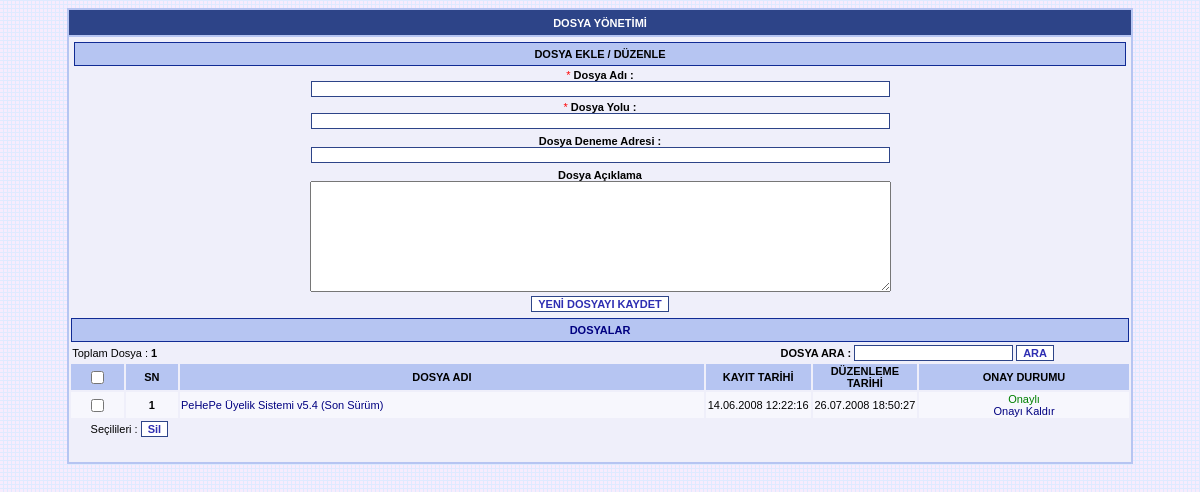
The app's page /yonetim/dosya_yonet.php (signed in) with its own data.
### tables this page shows
CREATE TABLE `u_dosyalar` (
  `dosyano` int(5) NOT NULL auto_increment,
  `dosyaadi` varchar(100) NOT NULL,
  `dosyayolu` varchar(100) NOT NULL,
  `dosyadeneme` varchar(100) NOT NULL,
  `dosyaaciklama` text NOT NULL,
  `dosyakayittarih` datetime NOT NULL default '0000-00-00 00:00:00',
  `dosyaduzentarih` datetime NOT NULL default '0000-00-00 00:00:00',
  `dosyaindirsayi` int(10) NOT NULL default '0',
  `dosyaonay` enum('E','H') NOT NULL default 'E',
  PRIMARY KEY  (`dosyano`)
);

### www/yonetim/yonetimdil/tr.php (called while the page is built, shortened)
<?php
$dil                                              = array();
$dil['IsaretliAlanlariBosBirakmayiniz']           = '* İşaretli Alanları Boş Bırakmayınız';
$dil['BosAlanBirakmayiniz']                       = 'Lütfen Boş Alan Bırakmayınız';
$dil['IslemIcinYetkinizYok']                      = 'Bu İşlem İçin Yetkiniz Yok';
$dil['Ara']                                       = 'Ara';
$dil['Sil']                                       = 'Sil';
$dil['Iptal']                                     = 'İptal';
$dil['KayitBulunamadi']                           = 'Kayıt Bulunamadı';
$dil['IslemBasarisiz']                            = 'İşlem Başarısız';
$dil['IslemGecersiz']                             = 'İşlem Geçersiz';
$dil['IslemTamamlandi']                           = 'İşlem Tamamlandı';
$dil['Onceki']                                    = 'Önceki';
$dil['Sonraki']                                   = 'Sonraki';
$dil['Gozat']                                     = 'Gözat';
$dil['GeriDon']                                   = 'Geri Dön';
$dil['ARA']                                       = 'ARA';
$dil['KAYDET']                                    = 'KAYDET';
$dil['KayitIslemiTamamlandi']                     = 'Kayıt İşlemi Tamamlandı';
$dil['DUZENLE']                                   = 'DÜZENLE';
$dil['GUNCELLE']                                  = 'GÜNCELLE';
$dil['DuzenlemeIslemiTamamlandi']                 = 'Düzenleme İşlemi Yapıldı';
$dil['GuncellemeIslemiTamamlandi']                = 'Güncelleme İşlemi Tamamlandı';
$dil['Secilen']                                   = 'Seçilen';
$dil['SecimYapmadiniz']                           = 'Seçim Yapmadınız';
$dil['YonetimPaneli']                             = 'Yönetim Paneli';
$dil['GRUBU']                                     = 'GRUBU';
$dil['Hepsi']                                     = 'Hepsi';
$dil['Aktif']                                     = 'Aktif';
$dil['Pasif']                                     = 'Pasif';
$dil['OnayDurumu']                                = 'Onay Durumu';
$dil['Onayli']                                    = 'Onaylı';
$dil['Onaysiz']                                   = 'Onaysız';
$dil['OnayiKaldir']                               = 'Onayı Kaldır';
$dil['Onayla']                                    = 'Onayla';
$dil['Toplam']                                    = 'Toplam';
$dil['SilmekIstiyormusunuz']                      = 'Silmek İstiyor musunuz?';
$dil['SilmeIslemiTamamlandi']                     = 'Silme İşlemi Tamamlandı';
$dil['OnaylamakIstiyormusunuz']                   = 'Onaylamak İstiyor musunuz?';
$dil['OnaylamaIslemiBasarisiz']                   = 'Onaylama İşlemi Başarısız';
$dil['OnaylamaIslemiTamamlandi']                  = 'Onaylama İşlemi Tamamlandı';
$dil['OnayiKaldirmakIstiyormusunuz']              = 'Onayı Kaldırmak İstiyor musunuz?';
$dil['OnayKaldirildi']                            = 'Onay Kaldırma İşlemi Yapıldı';
$dil['GecersizKarakterGirdiniz']                  = 'Geçersiz Karakter Girdiniz';
$dil['KarakterSayisiGecersiz']                    = 'Bu Alan İçin Karakter Sayısı Fazla ya da Eksik';
$dil['UYE_ISLEMLERI']                             = 'ÜYE İŞLEMLERİ';
$dil['UyeListesi']                                = 'Üye Listesi';
$dil['AYARLAR']                                   = 'AYARLAR';
$dil['SiteAyarlari']                              = 'Site Ayarları';
$dil['IP_ENGELLEME']                              = 'IP ENGELLEME';
$dil['IpEngelle']                                 = 'Ip Engelle';
$dil['YaziYorumYonet']                            = 'Yazı Yorum Yönet';
$dil['YaziYonet']                                 = 'Yazı Yönet';
$dil['HizliMesajYonet']                           = 'Hızlı Mesaj Yönet';
$dil['KategoriYonet']                             = 'Kategori Yönet';
$dil['ANKET_EKLE_DUZENLE']                        = 'ANKET EKLE/DÜZENLE';
$dil['AnketEkleDuzenle']                          = 'Anket Ekle Düzenle';
$dil['DOSYA_EKLE_DUZENLE']                        = 'DOSYA EKLE DÜZENLE';
$dil['DosyaEkleDuzenle']                          = 'Dosya Ekle Düzenle';
$dil['YonetimAnasayfa']                           = 'Yönetim Anasayfa';
$dil['SiteAnasayfa']                              = 'Site Anasayfa';
?>

### www/icerik/vt.inc.php (called while the page is built, shortened)
<?php
class Baglanti
{
  private $sunucu   = 'localhost';
  private $kuladi   = 'root';
  private $sifre    = '1234';
  private $vtadi    = 'uyelik5';
	private $vt;
	private $result;
	private $result2;
  function __construct()
  {
    try
    {
		  $this->vt = @ mysqli_connect($this->sunucu,$this->kuladi,$this->sifre,$this->vtadi);
			$this->db = @ mysqli_select_db($this->vt,$this->vtadi);
    }
    catch (Exception $e)
    {
      die($e->getMessage());
			exit;
    }
  }
  public function query($query,$goster=1)
  {
    try
    {
      $this->result = @ mysqli_query($this->vt,$query);
      if ( !$this->result )
      {
        throw new Exception ('Sorgu Hatasi : ('.mysqli_error($this->vt).')');
        exit;
      } else {
        return true;
      }
    }
    catch (Exception $e)
    {
      die($e->getMessage());
      exit;
    }
  }
  public function query2($sql2)
  {
  try
  {
    $this->result2 = @mysqli_query($this->vt,$sql2);
    if ( !$this->result2 )
    {
      throw new Exception ('Sorgu Hatasi : ('.mysqli_error($this->vt).')');
      exit;
    } else {
      return true;
    }
  }
  catch (Exception $e)
  {
      die($e->getMessage());
      exit;
    }
  }
	public function fetchObject()
	{
	  return ( @mysqli_fetch_object($this->result) );
	}
	private $kayit_sayi = 0;
	public function kayitSay($sql)
	{
	  $this->query2($sql);
		list($this->kayit_sayi) = @ mysqli_fetch_row($this->result2);
		return $this->kayit_sayi;
	}
}
$vt = new Baglanti();
?>

### www/icerik/fonk.inc.php (called while the page is built, shortened)
<?php
class Fonksiyon
{
  public function duzgun_tarih_saat($tarihsaat,$deger=false)
  {
    if ($deger)
    {
      @list($yil,$ay,$gun,$saat,$dakika,$saniye) = split('[-\ \:]',$tarihsaat);
      return "$gun.$ay.$yil $saat:$dakika:$saniye";
    } else {
      @list($yil,$ay,$gun) = explode('-',$tarihsaat);
      return "$gun.$ay.$yil";
    }
  }
}
?>

### www/yonetim/dosya_yonet.php (the view, shortened to what this page needs)
<?php
require_once ("../icerik/vt.inc.php");
require_once ("../icerik/fonk.inc.php");
$fonk = new Fonksiyon();
?>
<!DOCTYPE html PUBLIC "-//W3C//DTD XHTML 1.0 Transitional//EN" "http://www.w3.org/TR/xhtml1/DTD/xhtml1-transitional.dtd">
<html xmlns="http://www.w3.org/1999/xhtml">
<head>
<link rel="stylesheet" href="ystil.css" />
</head>
<body background="yonetimresim/bg.gif">
<?php
@ $dosya_no  = abs(intval($_GET['dosyano']));
  @ $dosyaara = trim(htmlspecialchars($_REQUEST['dosyaara']));
  if (empty($dosyaara))
  {
    $dosya_kosul = '';
  } else {
	  $dosya_kosul = "WHERE dosyaadi LIKE '%$dosyaara%' OR dosyaaciklama LIKE '%$dosyaara%'";
  }
  $toplamdosya = $vt->kayitSay("SELECT COUNT(dosyano) FROM ".TABLO_ONEKI."dosyalar ".$dosya_kosul."");
	$limit = 30;
  @ $s = abs(intval($_GET['s']));
  if(empty($s) || ($s > ceil($toplamdosya/$limit)))
  {
    $baslangic = 0;
  } else {
    $baslangic = ($s - 1) * $limit;
  }
	if (empty($dosya_no))
	{
		$dosyaadi = '';
		$dosyayolu = '';
		$dosyadeneme = '';
		$dosyaaciklama = '';
	  $dosya_buton = 'YENİ DOSYAYI KAYDET';
	}
	$vt->query("SELECT dosyano,dosyaadi,dosyayolu,dosyadeneme,dosyaaciklama,dosyakayittarih,dosyaduzentarih,dosyaindirsayi,dosyaonay FROM ".TABLO_ONEKI."dosyalar ".$dosya_kosul." ORDER BY dosyakayittarih DESC LIMIT $baslangic,$limit");
?>
<table border="1" align="center" cellpadding="0" cellspacing="0" width="90%" bgcolor="#efeffa" bordercolor="#b6c5f2">
  <tr>
    <td width="100%" align="center" bgcolor="#2d4488" height="25"><font color="#ffffff"><b><?php echo $dil['DOSYA_YONETIMI']; ?></b></font></td>
  </tr>
  <tr bgcolor="#efeffa">
    <td align="center" width="100%" bgcolor="#efeffa">
      <table border="0" cellpadding="1" cellspacing="2" width="100%" id="autonumber7" bgcolor="#efeffa">
				<tr>
          <td width="100%" colspan="6" align="center">
					<form action="dosya_yonet.php?islem=3" method="post" name="dosyaduzen" id="dosyaduzen">
					  <table width="100%" align="center">
						  <tr bgcolor="#b6c5f2">
		            <td colspan="2" align="center" height="20" class="border_4"><b><?php echo $dil['DOSYA_EKLE_DUZENLE']; ?></b></td>
		          </tr>
							<tr>
							  <td align="center"><font color="#ff0000">*</font>&nbsp;<b><?php echo $dil['DosyaAdi']; ?> : </b><br /><input type="text" name="dosyaadi" id="dosyaadi" size="80" class="input" maxlength="100" value="<?php echo $dosyaadi; ?>" /></td>
							</tr>
							<tr>
							  <td align="center"><font color="#ff0000">*</font>&nbsp;<b><?php echo $dil['DosyaYolu']; ?> : </b><br /><input type="text" name="dosyayolu" id="dosyayolu" size="80" class="input" maxlength="100" value="<?php echo $dosyayolu; ?>" /></td>
							<tr>
							<tr>
							  <td align="center"><b><?php echo $dil['DosyaDenemeAdresi']; ?> : </b><br /><input type="text" name="dosyadeneme" id="dosyadeneme" size="80" class="input" maxlength="100" value="<?php echo $dosyadeneme; ?>" /></td>
							<tr>
							<tr>
							  <td width="100%" align="center" colspan="2"><b><?php echo $dil['DosyaAciklama']; ?></b> <br /><textarea name="dosyaaciklama" id="dosyaaciklama" cols="70" rows="7"><?php echo $dosyaaciklama; ?></textarea></td>
							</tr>
							<tr>
							  <td width="100%" colspan="2" align="center">
								<input type="submit" id="dosyaduzen" name="dosyaduzen" value="<?php echo $dosya_buton; ?>" class="input" /></td>
							</tr>
						</table>
					  </form>
					</td>
        </tr>
        <tr bgcolor="#b6c5f2">
		      <td colspan="6" align="center" height="20" class="border_4"><a href="dosya_yonet.php"><b><?php echo $dil['DOSYALAR']; ?></b></a></td>
		    </tr>
				<form method="post" action="dosya_yonet.php">
        <tr>
          <td colspan="3" align="left"><?php echo $dil['ToplamDosya']; ?> : <b><?php echo $toplamdosya; ?></b></td>
          <td width="100%" align="center" colspan="4"><b><?php echo $dil['DOSYA_ARA']; ?> : </b> <input type="text" name="dosyaara" id="dosyaara" size="20" class="input" /> <input type="submit" value="<?php echo $dil['ARA']; ?>" class="input" /></td>
        </tr>
        </form>
				<form action="dosya_yonet.php?islem=2" method="post" name="dosyayonetim" id="dosyayonetim">
        <tr bgcolor="#b6c5f2">
        <td width="5%" align="center"><input type="checkbox" onclick="sec('dosya','dosyayonetim')" class="input" /></td>
        <td width="5%" align="center"><b>SN</b></td>
        <td width="50%" align="center"><b><?php echo $dil['DOSYA_ADI']; ?></b></td>
        <td width="10%" align="center"><b><?php echo $dil['KAYIT_TARIHI']; ?></b></td>
        <td width="10%" align="center"><b><?php echo $dil['DUZENLEME_TARIHI']; ?></b></td>
				<td width="20%" align="center"><b><?php echo $dil['ONAY_DURUMU']; ?></b></td>
      </tr>
			<?php
      $sira = 0;
      if (empty($toplamdosya))
      {
        echo '<tr bgcolor="#f7f7fd">
          <td width="100%" align="center" colspan="9"><font color="#ff0000">'.$dil['KayitBulunamadi'].'</font></td>
        </tr>';
      } else {
        while ($dosya_veri = $vt->fetchObject())
        {
          $sira++;
          $sirano          = $sira+$baslangic;
					$dosyano         = $dosya_veri->dosyano;
          $dosyaadi        = $dosya_veri->dosyaadi;
					$dosyakayittarih = $dosya_veri->dosyakayittarih;
					$dosyaduzentarih = $dosya_veri->dosyaduzentarih;
					$onay            = $dosya_veri->dosyaonay;
					if ($onay == 'E')
					{
					  $onay_dosya = '<font color="#008000">'.$dil['Onayli'].'</font><br /><a href="dosya_yonet.php?islem=4&dosyano='.$dosyano.'&onay=H">'.$dil['OnayiKaldir'].'</a>';
					} else {
					  $onay_dosya = '<font color="#ff0000">'.$dil['Onaysiz'].'</font><br /><a href="dosya_yonet.php?islem=4&dosyano='.$dosyano.'&onay=E">'.$dil['Onayla'].'</a>';
					}
          ?>
          <tr bgcolor="#f7f7fd">
            <td width="5%" align="center"><input type="checkbox" id="dosya" name="dosya[]" value="<?php echo $dosyano; ?>" class="input" /></td>
					  <td width="5%" align="center"><b><?php echo $sirano; ?></b></td>
					  <td width="50%" align="left"><a href="dosya_yonet.php?dosyano=<?php echo $dosyano; ?>"><?php echo $dosyaadi; ?></a></td>
					  <td width="10%" align="center"><?php echo $fonk->duzgun_tarih_saat($dosyakayittarih,true); ?></td>
					  <td width="10%" align="center"><?php echo $fonk->duzgun_tarih_saat($dosyaduzentarih,true); ?></td>
						<td width="20%" align="center"><?php echo $onay_dosya; ?></td>
				   </tr>
				<?php
        }
	  }
			?>
      <tr>
        <td colspan="6" width="100%" align="left">&nbsp;&nbsp;&nbsp;&nbsp;&nbsp;&nbsp;<?php echo $dil['Secilileri']; ?> : </font>
          <input type="submit" value="<?php echo $dil['Sil']; ?>" name="islemsil" onclick="return islem('<?php echo $dil['SilmekIstiyormusunuz']; ?>')" class="input" />&nbsp;</td>
      </tr>
			</form>
      <tr>
        <td colspan="6" width="100%" align="center">
				  <table width="90%" align="center">
          <tr>
            <td width="50%" align="left">&nbsp;&nbsp;
						  <?php
              echo '
            </td>
            <td width="50%" align="right">';
            ?>
           </td>
          </tr>
        </table>
				</td>
      </tr>
	  </table>
  </td>
</tr>
</table>
</body>
</html>

### www/yonetim/ystil.css (style rules this page uses)
body,td,div { font-family : tahoma, verdana, arial, sans-serif;; color : #000000; font-size : 11px; }
a:link { color: #000080; text-decoration: none }
.input { background-color: #ffffff; color: #2E2EB2; border: 1px solid #2d4488; font-size: 11px; font-weight: bold; font-family: verdana,tahoma,arial }
.border_4 { border: 1px solid #112b94; }

### records on screen
u_dosyalar: sirano "1", dosyaadi "PeHePe Üyelik Sistemi v5.4 (Son Sürüm)", dosyakayittarih "14.06.2008 12:22:16", dosyaduzentarih "26.07.2008 18:50:27"

### other values on screen
$dil['DOSYA_YONETIMI'] "DOSYA YÖNETİMİ"
$dil['DOSYA_EKLE_DUZENLE'] "DOSYA EKLE / DÜZENLE"
$dil['DosyaAdi'] "Dosya Adı"
$dil['DosyaYolu'] "Dosya Yolu"
$dil['DosyaDenemeAdresi'] "Dosya Deneme Adresi"
$dil['DosyaAciklama'] "Dosya Açıklama"
$dil['DOSYALAR'] "DOSYALAR"
$dil['ToplamDosya'] "Toplam Dosya"
$toplamdosya "1"
$dil['DOSYA_ARA'] "DOSYA ARA"
$dil['DOSYA_ADI'] "DOSYA ADI"
$dil['KAYIT_TARIHI'] "KAYIT TARİHİ"
$dil['DUZENLEME_TARIHI'] "DÜZENLEME TARİHİ"
$dil['ONAY_DURUMU'] "ONAY DURUMU"
$dil['Secilileri'] "Seçilileri"
